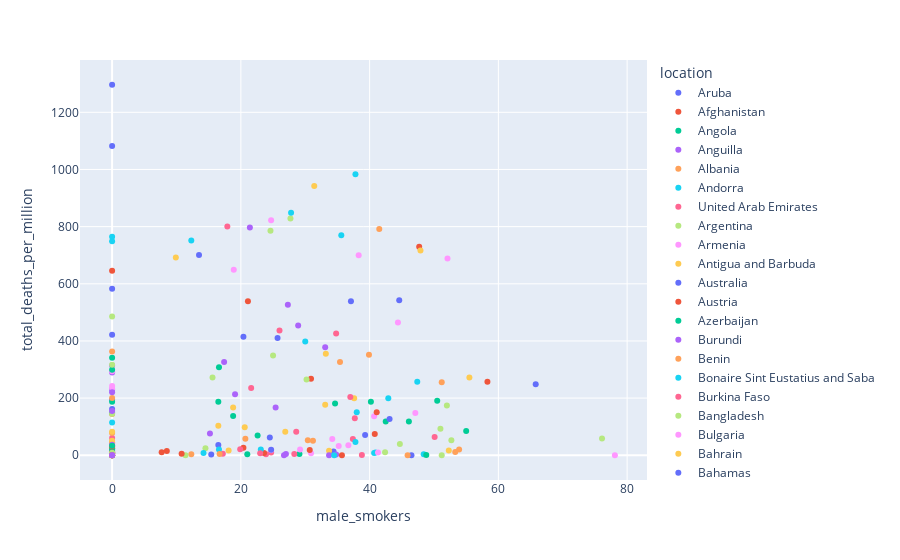
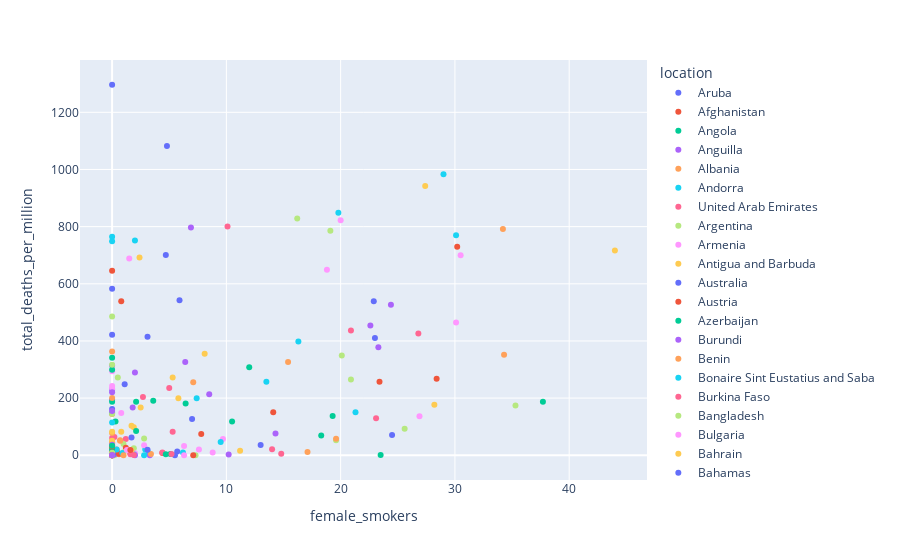

The notebook cell these images were saved under, in order:
### Code cell
# Getting date and 2 columns of information for every country.
def scatter_plot(date, col1, col2):
    
    # Getting unique country names and building a DataFrame.
    countries = owid_df.location.unique()
    totals = pd.DataFrame(columns = ['date', 'location', col1, col2])
    
    # Getting every country's data and appending them to the DataFrame.
    for country in countries:
        temp = owid_df[(owid_df['location']==country) & (owid_df['date']==date)][['date', 'location', col1, col2]]
        totals = totals.append(temp, ignore_index = True).fillna(0)
    totals.set_index('date', inplace=True)
    
    # Creating Plotly scatter plot.
    sPlot = px.scatter(data_frame=totals, x=col2, 
                     y=col1, color="location", trendline="ols",
                 hover_data=['location'])
    sPlot.show()
    
    return totals

# Plotting male smokers and total deaths per million. (Most smoker countries: Indonesia, Tunusia, Russia) 
scatter_plot('2020-11-25', 'total_deaths_per_million', 'male_smokers')

# Plotting female smokers and total deaths per million. (Most smoker countries: Montenegro, Serbia, Greece) 
scatter_plot('2020-11-25', 'total_deaths_per_million', 'female_smokers')
